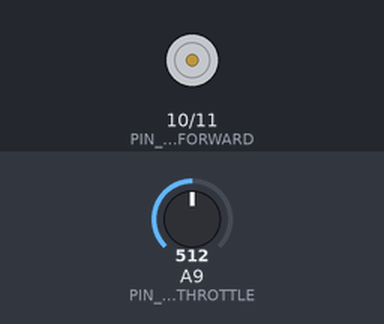
A sketch run on a simulated Arduino Mega 2560, built with avr-gcc and run on an emulated ATmega2560. On the bench: motor-driver pin pairs drawn as motors (green arrow = first pin HIGH = forward, orange = second pin HIGH = backward, longer = more drive, scaled by the enable pin). The inputs (shaded band) are chosen by the test bench; at power-on: A9 (PIN_JOYSTICK_THROTTLE) = 512.

Above: at 1.2 s.
1.3 s: A9 (PIN_JOYSTICK_THROTTLE) set to 555
2.8 s: A9 (PIN_JOYSTICK_THROTTLE) set to 574
At 4.0 s:
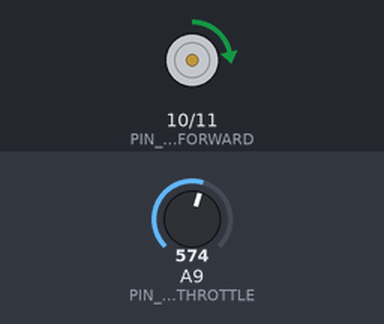
4.3 s: A9 (PIN_JOYSTICK_THROTTLE) set to 716
At 5.3 s:
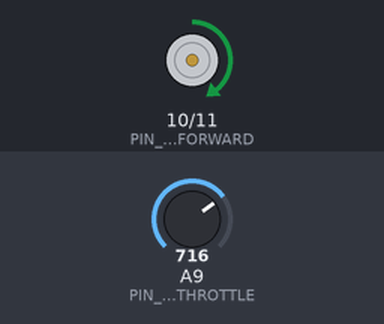
5.8 s: A9 (PIN_JOYSTICK_THROTTLE) set to 900
At 6.5 s:
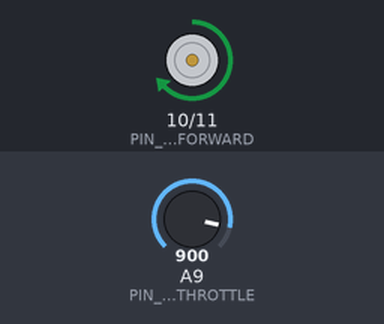
7.3 s: A9 (PIN_JOYSTICK_THROTTLE) set to 1023
At 7.6 s:
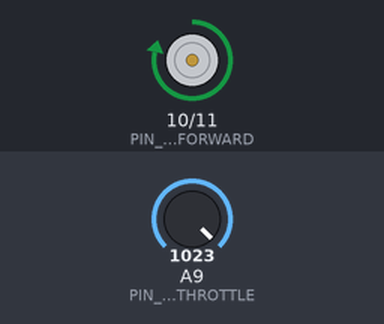
Timing chart, 0 to 9.8 s (numbered marks = the images above; inputs shaded):
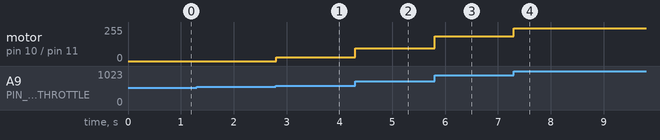

Measured:
- after the input at 1.3 s, every drawn part: stays the same
- after the input at 2.8 s, motor on pin 10 (PIN_THROTTLE_FORWARD) / pin 11 (PIN_THROTTLE_REVERSE): stopped → forward 30/255 at once
- after the input at 4.3 s, motor on pin 10 (PIN_THROTTLE_FORWARD) / pin 11 (PIN_THROTTLE_REVERSE): forward 30/255 → forward 97/255 at once
- after the input at 5.8 s, motor on pin 10 (PIN_THROTTLE_FORWARD) / pin 11 (PIN_THROTTLE_REVERSE): forward 97/255 → forward 187/255 at once
- after the input at 7.3 s, motor on pin 10 (PIN_THROTTLE_FORWARD) / pin 11 (PIN_THROTTLE_REVERSE): forward 187/255 → forward 247/255 at once

The sketch:

sketch_test_motor_controller.ino
```cpp
#define PIN_THROTTLE_FORWARD      10
#define PIN_THROTTLE_REVERSE      11
#define PIN_THROTTLE_SPEED        9
#define PIN_JOYSTICK_THROTTLE     A9

#define PWM_MIN                   0
#define PWM_MAX                   250 // Don't send full 255 signal for PWM, the motor controllers can't handle it

#define JOYSTICK_CENTER           512
#define THROTTLE_CENTER_MARGIN    0.1 // Percentage from center to ignore

#define DEBUGGING                 true
#define DEBUGGING_JOYSTICK        false

int joystickThrottle = 512;   // Reading from Y axis of joystick 0 - 1024
float joystickThrottlePercent = 0.0;  // Percentage of speed in given direction, -1.0 max reverse, +1.0 max forward

void setup() {
  pinMode(PIN_THROTTLE_FORWARD, OUTPUT);
  pinMode(PIN_THROTTLE_REVERSE, OUTPUT);
  pinMode(PIN_THROTTLE_SPEED, OUTPUT);
  analogWrite(PIN_THROTTLE_SPEED, PWM_MIN);
}

void loop() {
  readInputs();
  calculateJoystickThrottlePercent();
  applyThrottle();
}

void readInputs() {
  joystickThrottle = analogRead(PIN_JOYSTICK_THROTTLE);

  if (DEBUGGING_JOYSTICK) {
    Serial.print("Joystick Y: ");
    Serial.println(joystickThrottle);
  }
}

void applyThrottle() {
  int pwmSpeed = calculateThrottlePWMOutput(abs(joystickThrottlePercent));

  if (joystickThrottlePercent > THROTTLE_CENTER_MARGIN) {
    throttleForward(pwmSpeed);
  } else if (joystickThrottlePercent < -THROTTLE_CENTER_MARGIN) {
    throttleReverse(pwmSpeed);
  } else {
    throttleStop();
  }
}

void throttleStop() {
  digitalWrite(PIN_THROTTLE_FORWARD, LOW);
  digitalWrite(PIN_THROTTLE_REVERSE, LOW);
  analogWrite(PIN_THROTTLE_SPEED, 0);
}

void throttleForward(int speed) {
  if (DEBUGGING) {
    Serial.print("Throttle Forward: ");
    Serial.println(speed);
  }
  digitalWrite(PIN_THROTTLE_FORWARD, HIGH);
  digitalWrite(PIN_THROTTLE_REVERSE, LOW);
  analogWrite(PIN_THROTTLE_SPEED, speed);
}

void throttleReverse(int speed) {
  if (DEBUGGING) {
    Serial.print("Throttle Reverse: ");
    Serial.println(speed);
  }
  digitalWrite(PIN_THROTTLE_FORWARD, LOW);
  digitalWrite(PIN_THROTTLE_REVERSE, HIGH);
  analogWrite(PIN_THROTTLE_SPEED, speed);
}

void calculateJoystickThrottlePercent() {
  int deltaFromCenter = joystickThrottle - JOYSTICK_CENTER;
  joystickThrottlePercent = constrain(float(deltaFromCenter) / 512.0, -1.0, 1.0);

  if (DEBUGGING_JOYSTICK) {
    Serial.print("Joystick Throttle Percentage: ");
    Serial.print(joystickThrottlePercent);
    Serial.print("   ");
    Serial.println(deltaFromCenter);
  }
}

int calculateThrottlePWMOutput(float percent) {
  int targetPercent = int(percent * 100);
  return constrain(map(targetPercent, 0, 100, PWM_MIN, PWM_MAX), PWM_MIN, PWM_MAX);
}
```
